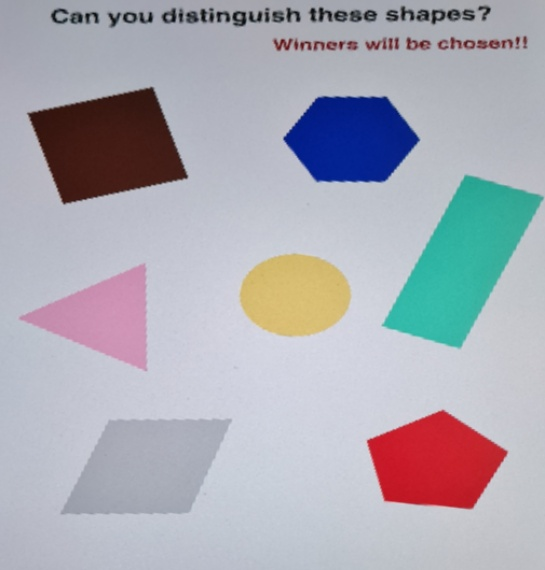
#> input picture warpcolored.jpg, 545 x 570 px
$ python 0000ShapesnAreas.py
#> lines starting #> are read from the running program, lines starting #| are printed output that depends on the picture; after the words box and inside, x2 and y2 are one past the last pixel; in counts of white or black regions, pixels touching at a corner belong together
# to detect the shapes
import math
from math import isclose
import cv2
import numpy as np

def f(x):
    return (x)

def angle(pt0, pt1, pt2):
    # For A(x,y), B(x,y), C(x,y)
    #  vectorAB = B-A = ((Bx-Ax)-(By-Ay))
    #  vectorBC = C-B = ((Cx-Bx)-(Cy-By))
    # dx1 = pt1x-coordinate - pt0x-coordinate
    dx1 = pt0[0] - pt1[0]
    dy1 = pt0[1] - pt1[1]
    # vectorAB
    d1 = np.array([dx1, dy1])

    # vectorBC
    dx2 = pt1[0] - pt2[0]
    dy2 = pt1[1]  - pt2[1]
    d2 = np.array([dx2, dy2])

    # dot product of d1 en d2
    # dotPrd1d2= d2(x)*d1(x)+d2(y)*d1(y)
    dotPr = np.dot(d1, d2)
    # ||AB|| = sqrt(math.pow(vectorABx, 2) + math.pow(VectorABy,2))
    # ||BC|| = sqrt(math.pow(vectorBCx, 2) + math.pow(vectorBCy,2))
    lengthOfd1 = math.sqrt(math.pow(dx1,2) + math.pow(dy1, 2))
    lengthOfd2 = math.sqrt(math.pow(dx2, 2) + math.pow(dy2, 2))
    # returns the angle of the vector by arc cos alpha
    return np.arccos(dotPr/(lengthOfd1*lengthOfd2)) *180 / math.pi

def length(pt0, pt1, pt2, pt3):
    # vectorAB
    dx1 = pt0[0] - pt1[0]
    dy1 = pt0[1] - pt1[1]


    # vectorBC
    dx2 = pt1[0] - pt2[0]
    dy2 = pt1[1] - pt2[1]

    # vectorCD
    dx3 = pt2[0] - pt3[0]
    dy3 = pt2[1] - pt3[1]

    # vectorDA
    dx4 = pt3[0] - pt0[0]
    dy4 = pt3[1] - pt0[1]

    # ||AB|| = sqrt(math.pow(vectorABx, 2) + math.pow(VectorABy,2))
    # ||BC|| = sqrt(math.pow(vectorBCx, 2) + math.pow(vectorBCy,2))
    lengthOfd1 = math.sqrt(math.pow(dx1, 2) + math.pow(dy1, 2))
    lengthOfd2 = math.sqrt(math.pow(dx2, 2) + math.pow(dy2, 2))
    # ||CD|| = sqrt(math.pow(vectorCDx, 2) + math.pow(VectorCDy,2))
    # ||DA|| = sqrt(math.pow(vectorDAx, 2) + math.pow(vectorDAy,2))
    lengthOfd3 = math.sqrt(math.pow(dx3, 2) + math.pow(dy3, 2))
    lengthOfd4 = math.sqrt(math.pow(dx4, 2) + math.pow(dy4, 2))

    if (isclose(lengthOfd1, lengthOfd2, rel_tol=0.02) & isclose(lengthOfd2, lengthOfd3, rel_tol=0.02) &
            isclose(lengthOfd3, lengthOfd4, rel_tol=0.02) & isclose(lengthOfd4, lengthOfd1, rel_tol=0.02)):
        return True
    else:
        return False

# setting threshold of gray image
cv2.namedWindow("Threshold Control",cv2.WINDOW_NORMAL)
cv2.resizeWindow("Threshold Control", 300, 300)
cv2.createTrackbar("Lower Thres", "Threshold Control", 0, 255, f)
#> slider 'Lower Thres' is set to 51
cv2.createTrackbar("Upper Thres", "Threshold Control", 0, 255, f)
#> slider 'Upper Thres' is set to 255
cv2.namedWindow("Area Control")
cv2.createTrackbar("Lower Area Size", "Area Control", 0, 10000, f)
#> slider 'Lower Area Size' is set to 2000
cv2.createTrackbar("Upper Area Size", "Area Control", 0, 100000, f)
#> slider 'Upper Area Size' is set to 100000
while(True):
    # reading image
    img = cv2.imread('warpcolored.jpg')
#> img is the input picture: shape (570, 545, 3); mean B, G, R 180.8, 171.5, 171.5
    # img = cv2.resize(img, (500,500))

    # converting image into grayscale image
    gray = cv2.cvtColor(img, cv2.COLOR_BGR2GRAY)
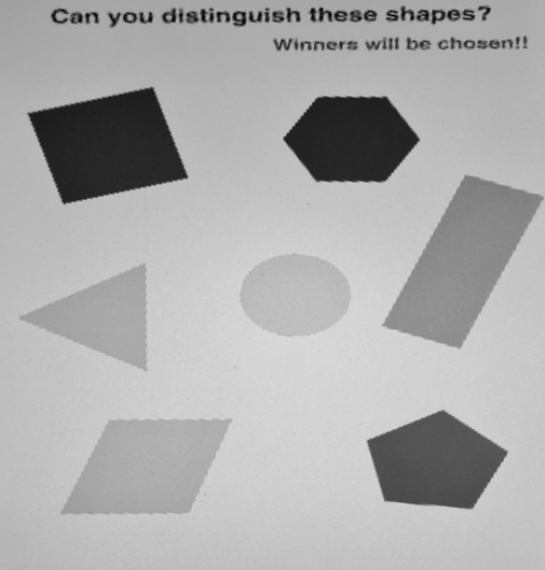
#> gray: shape (570, 545); min 7, max 219, mean 172.6

    threshold_lower = cv2.getTrackbarPos("Lower Thres", "Threshold Control")
    threshold_upper = cv2.getTrackbarPos("Upper Thres", "Threshold Control")
    _, threshold = cv2.threshold(gray, threshold_lower, threshold_upper, cv2.THRESH_BINARY)
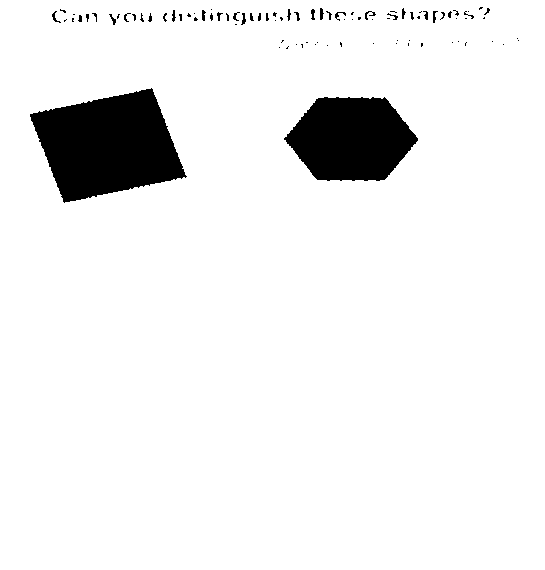
#> threshold: shape (570, 545); 93.2% white; 90 black regions (64 under 20 px)
    cv2.imshow("Threshold", threshold)
    # using a findContours() function
    contours, _ = cv2.findContours(
        threshold, cv2.RETR_TREE, cv2.CHAIN_APPROX_SIMPLE)
#> contours = 105 contours, 65 with area under 20; largest, box (x1, y1, x2, y2) and area: (0, 0, 545, 570) 309536, (29, 87, 188, 204) 11968, (283, 96, 419, 182) 8471, (51, 10, 62, 24) 48, (319, 7, 325, 21) 48
    i = 0
    # create a two dimensional list for id and value of each shape
    area_list = []
    # list for storing names of shapes
    try:
        for contour in contours:
            # ignoring first counter because
            # findcontour function detects whole image as shape
            if i == 0:
                i = 1
                continue
            x1, y1 = contour[0][0]

            # to get the area of each contour
            area = cv2.contourArea(contour)

            lower_area_threshold = cv2.getTrackbarPos("Lower Area Size", "Area Control")
            upper_area_threshold = cv2.getTrackbarPos("Upper Area Size", "Area Control")
            if (lower_area_threshold < area < upper_area_threshold):
                new_area = [i, area]
                area_list.append(new_area)

                # cv2.approxPloyDP() function to approximate the shape
                approx = cv2.approxPolyDP(
                    contour, 0.01 * cv2.arcLength(contour, True), True)

                # using drawContours() function
                cv2.drawContours(img, [contour], 0, (0, 0, 255), 5)

                # finding center point of shape
                M = cv2.moments(contour)
                if M['m00'] != 0.0:
                    x = int(M['m10'] / M['m00'])
                    y = int(M['m01'] / M['m00'])
                    # print("i is " + str(i))

                # putting shape name at center of each shape
                if len(approx) == 3:
                    cv2.putText(img, 'Triangle' + str(i), (x, y),
                                cv2.FONT_HERSHEY_SIMPLEX, 0.6, (255, 255, 0), 2)

                elif len(approx) == 4:

                    x, y, w, h = cv2.boundingRect(contour)

                    # approx = approx[:, 0]

                    # to determine the coordinate
                    # for pts in approx:
                    #     cv2.putText(img, "{0},{1}".format(pts[0], pts[1]), (pts[0], pts[1]), cv2.FONT_HERSHEY_PLAIN, 1, (0, 0, 255))
                    ratio = float(w) / h
                    if length(approx[0][0], approx[1][0], approx[2][0], approx[3][0]) == True:
                        if abs(angle(approx[0][0], approx[3][0], approx[2][0]) - 90) <= 1:
                            cv2.putText(img, 'Square ID:' + str(i), (x1, y1-5), cv2.FONT_HERSHEY_SIMPLEX, 0.6, (255, 255, 0),
                                        2)
                        else:
                            cv2.putText(img, 'Rhombus ID:' + str(i), (x1, y1-5), cv2.FONT_HERSHEY_SIMPLEX, 0.6, (255, 255, 0),
                                        2)
                    else:
                        if abs(angle(approx[0][0], approx[1][0], approx[2][0]) - angle(approx[0][0], approx[3][0],
                                                                                       approx[2][0])) <= 1:
                            if abs(angle(approx[0][0], approx[3][0], approx[2][0]) - 90) <= 1:
                                cv2.putText(img, 'Rectangle ID:' + str(i), (x1, y1-5), cv2.FONT_HERSHEY_SIMPLEX, 0.6,
                                            (255, 255, 0),
                                            2)
                            else:
                                cv2.putText(img, 'Parallelogram ID:' + str(i), (x1, y1-5), cv2.FONT_HERSHEY_SIMPLEX, 0.6,
                                            (255, 255, 0), 2)

                        else:
                            cv2.putText(img, 'Quadrilateral ID:' + str(i), (x1-100, y1-5), cv2.FONT_HERSHEY_SIMPLEX, 0.6,
                                        (255, 255, 0),
                                        2)


                elif len(approx) == 5:
                    cv2.putText(img, 'Pentagon ID:' + str(i), (x-50, y-5),
                                cv2.FONT_HERSHEY_SIMPLEX, 0.6, (255, 255, 0), 2)

                elif len(approx) == 6:
                    cv2.putText(img, 'Hexagon ID:' + str(i), (x, y-5),
                                cv2.FONT_HERSHEY_SIMPLEX, 0.6, (255, 255, 0), 2)

                else:
                    cv2.putText(img, 'Circle ID:' + str(i), (x, y-5),
                                cv2.FONT_HERSHEY_SIMPLEX, 0.6, (255, 255, 0), 2)
                i += 1
                min = area_list[0][1]
                max = area_list[0][1]
                min_id = 1
                max_id = 1
                for a in range(len(area_list)):
                    if area_list[a][1] < min:
                        min = area_list[a][1]
                        min_id = area_list[a][0]
                    if area_list[a][1] > max:
                        max = area_list[a][1]
                        max_id = area_list[a][0]
                print("the smallest element if is ", min_id, " with area of ", min)
                print("the largest element if is ", max_id, " with area of ", max)
                cv2.rectangle(img, (0, img.shape[1]+10), (440, img.shape[1]-25), (180, 135, 100), -1)
                cv2.putText(img, ("the smallest element id is "+ str(min_id)+ " with area of "+ str(min)),
                            (0, img.shape[1] - 12),cv2.FONT_HERSHEY_SIMPLEX, 0.5, (255, 255, 0), 1)
                cv2.putText(img, ("the largest element id is "+ str(max_id)+ " with area of "+ str(max)),
                            (0, img.shape[1]+3),cv2.FONT_HERSHEY_SIMPLEX, 0.5, (255, 255, 0), 1)
    except NameError:
        continue

    cv2.imshow('shapes', img)
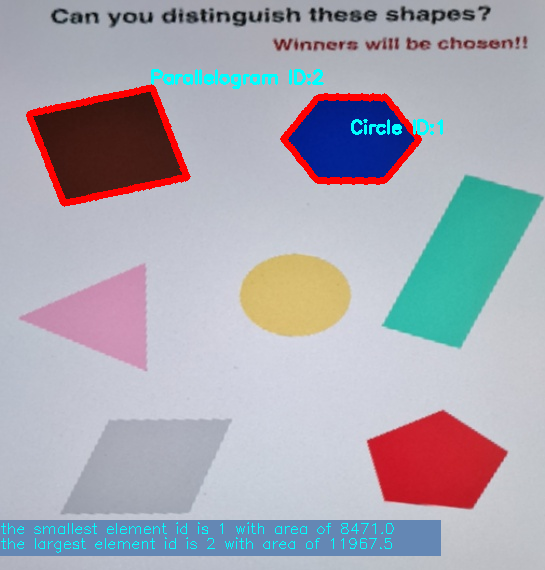
#> window 'shapes': shape (570, 545, 3); mean B, G, R 178.3, 168.1, 168.3
    if cv2.waitKey(20) & 0xFF == ord('s'):  # Press 's' to save image
#> (key Esc is pressed here)
        print(cv2.imwrite("ShapenAreas.jpg", img))
    if cv2.waitKey(20) & 0xFF == 27: # press esc to exit
#> (key Esc is pressed here)
        break
cv2.destroyAllWindows()

$ run again, with (2)blocks.jpg copied over warpcolored.jpg
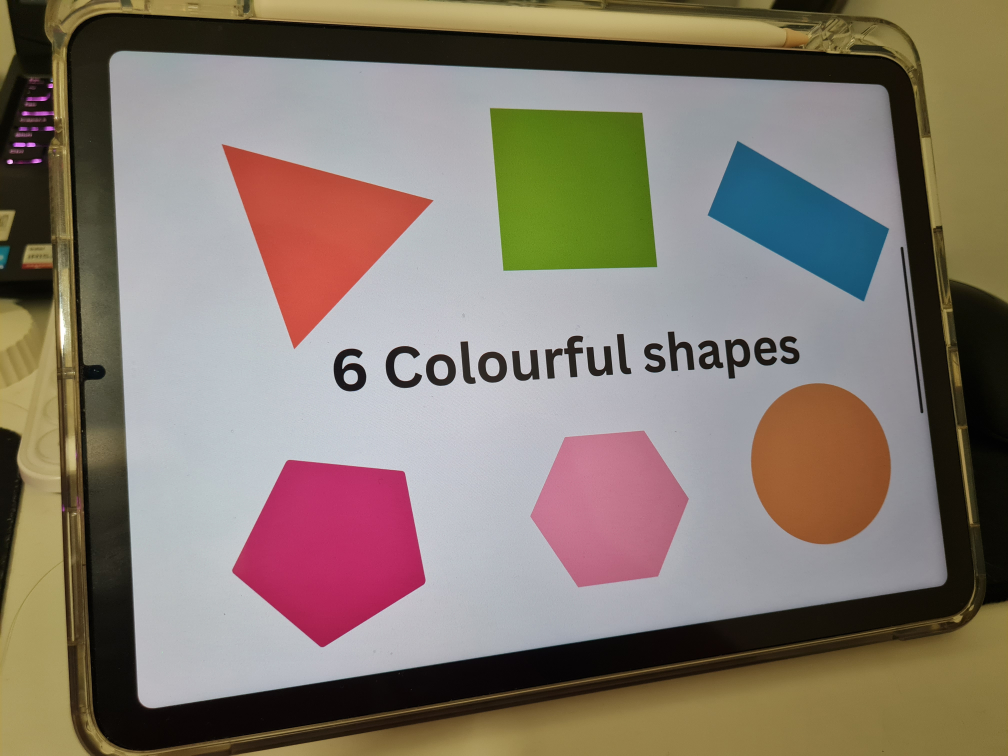
#> input picture (2)blocks.jpg, 4032 x 3024 px (shown at 1/4 size)
#> img is the input picture: shape (3024, 4032, 3); mean B, G, R 110.6, 122, 133.9
#> `gray = cv2.cvtColor(img, cv2.COLOR_BGR2GRAY)`:
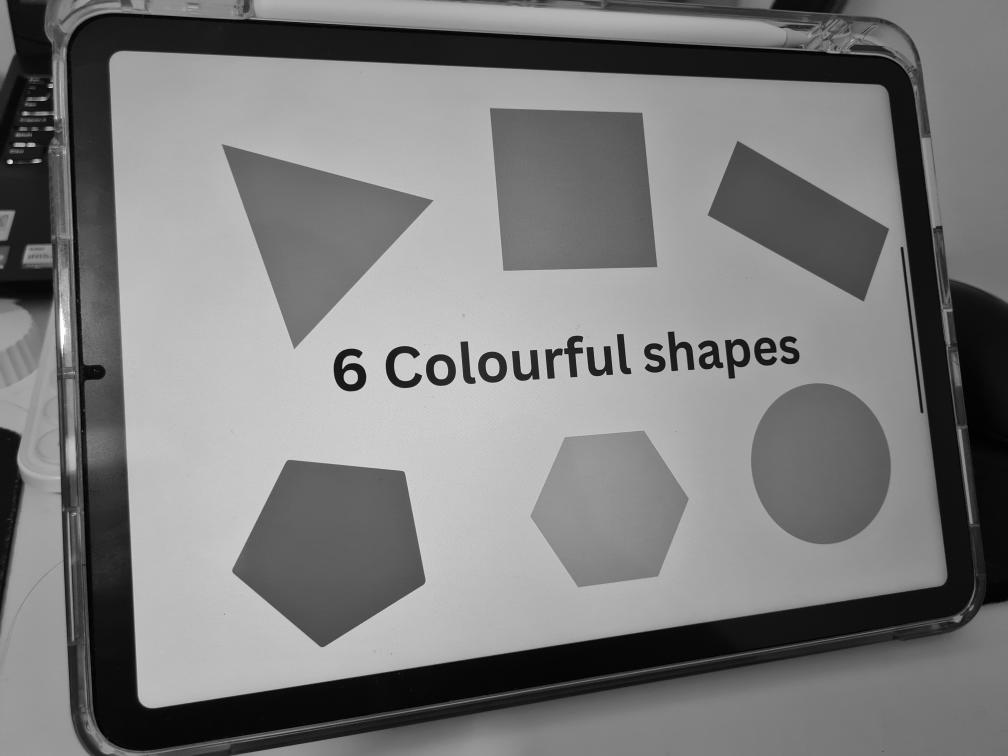
#> gray: shape (3024, 4032) (shown at 1/4 size); min 0, max 255, mean 124.3
#> `_, threshold = cv2.threshold(gray, threshold_lower, threshold_upper, c..`:
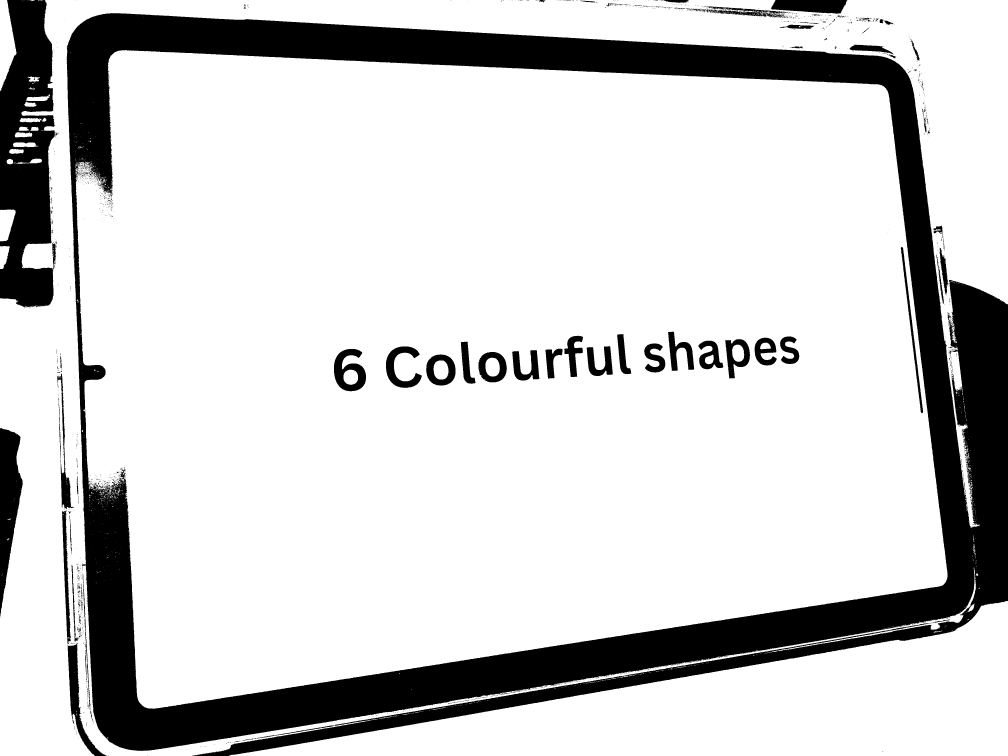
#> threshold: shape (3024, 4032) (shown at 1/4 size); 81.7% white; 1851 black regions (1687 under 20 px)
#> contours = 3777 contours, 3487 with area under 20; largest, box (x1, y1, x2, y2) and area: (302, 200, 3790, 2835) 7603928, (0, 0, 4032, 3024) 1600542, (915, 2404, 4032, 3024) 847581, (1335, 1395, 1465, 1566) 15118, (0, 0, 67, 364) 14466

$ run again, with (3)question.jpg copied over warpcolored.jpg
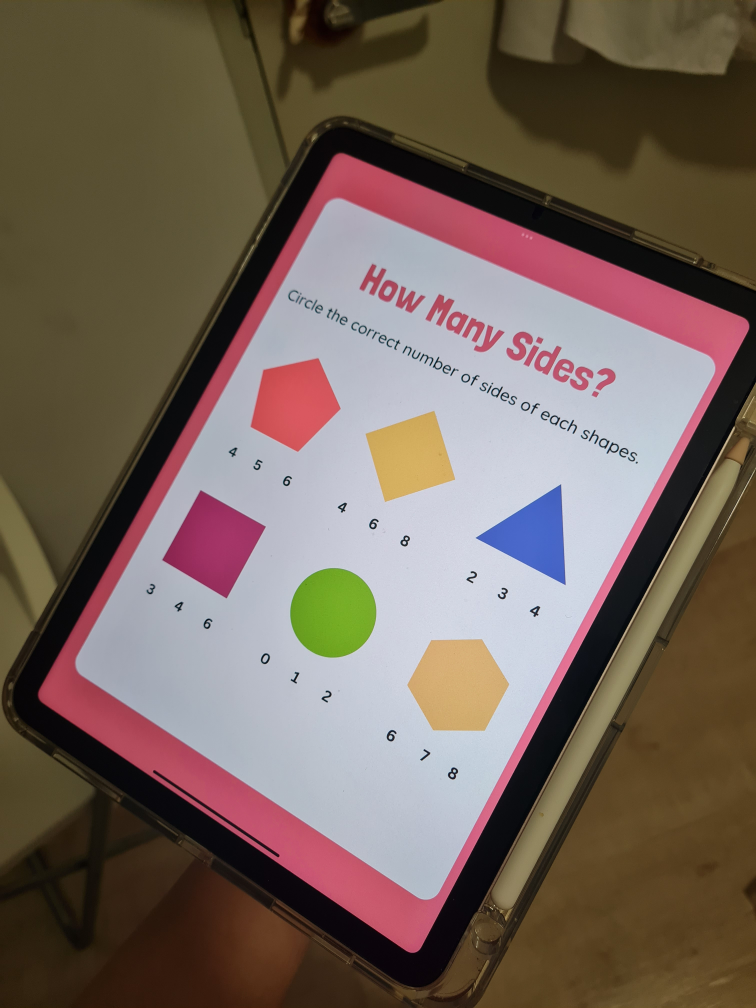
#> input picture (3)question.jpg, 3024 x 4032 px (shown at 1/4 size)
#> img is the input picture: shape (4032, 3024, 3); mean B, G, R 90.1, 100.1, 116.5
#> `gray = cv2.cvtColor(img, cv2.COLOR_BGR2GRAY)`:
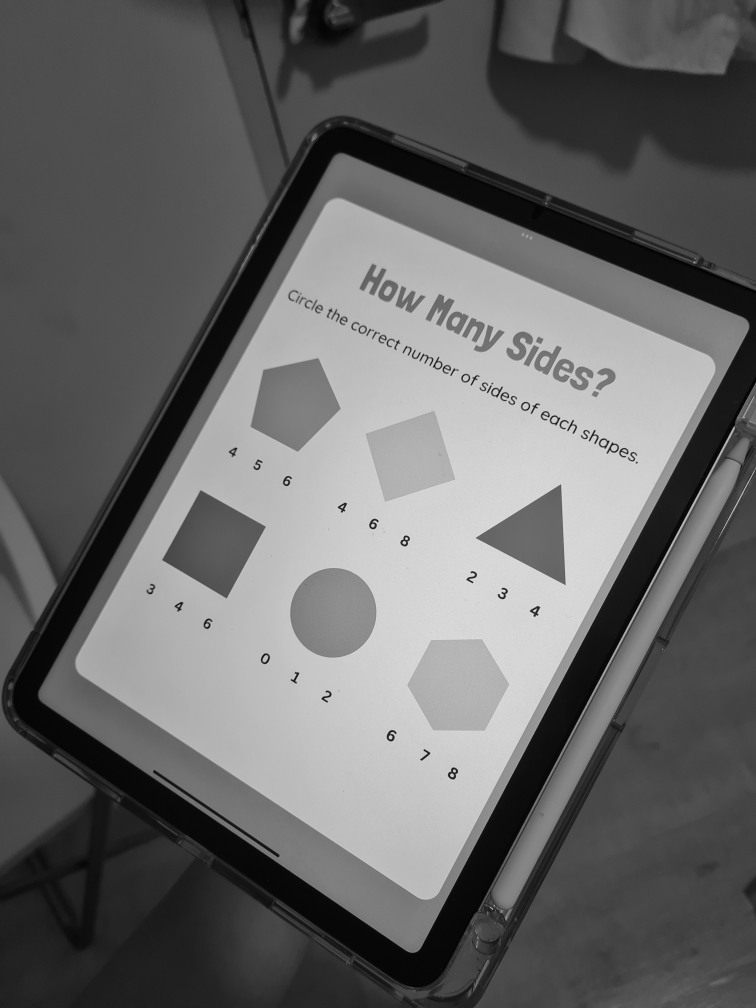
#> gray: shape (4032, 3024) (shown at 1/4 size); min 0, max 233, mean 103.9
#> `_, threshold = cv2.threshold(gray, threshold_lower, threshold_upper, c..`:
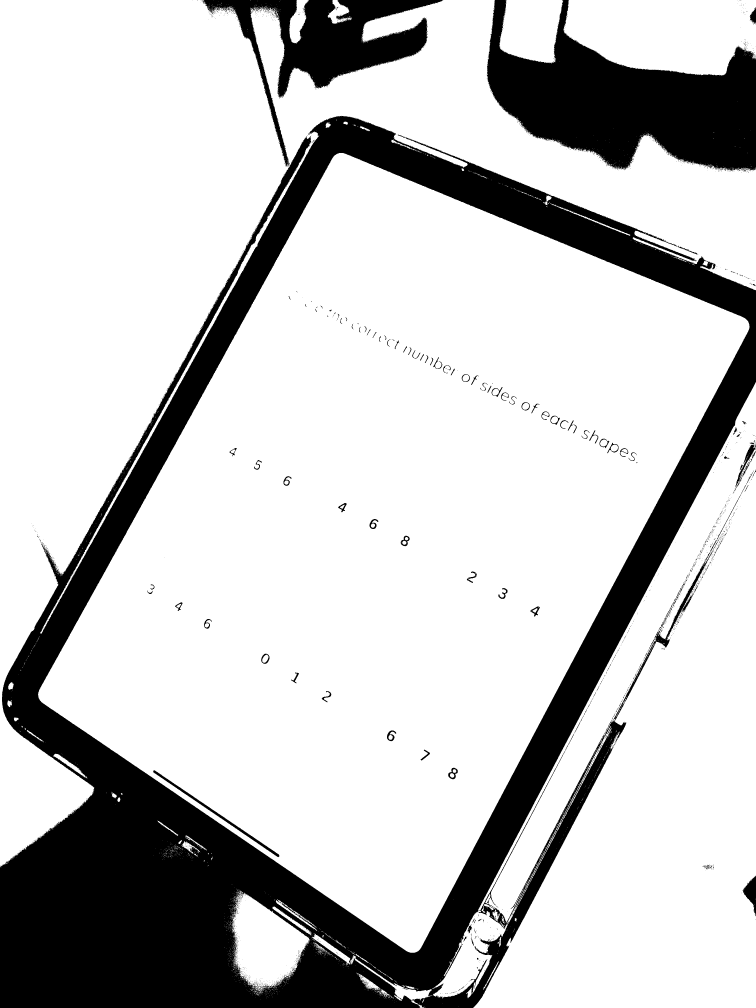
#> threshold: shape (4032, 3024) (shown at 1/4 size); 77.9% white; 2665 black regions (2528 under 20 px)
#> contours = 6656 contours, 6352 with area under 20; largest, box (x1, y1, x2, y2) and area: (152, 612, 2998, 3811) 4865789, (0, 0, 3024, 3468) 2735637, (1892, 1528, 3024, 4032) 1499225, (2253, 0, 3024, 303) 188416, (927, 3564, 1238, 3968) 74244
